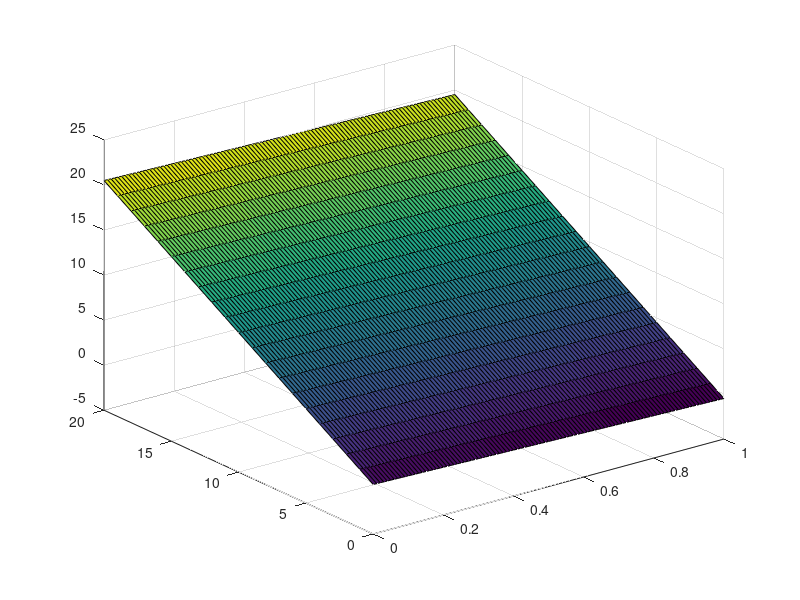

Source code (MATLAB): (Note: this script raises an error after producing the figure.)
%fh = @truth_linear;
%fplot(fh,[0 1])

f = inline('x.*sin(x.*y)','x','y')

f = inline('x.*sin(x.*y)','x','y')

f = inline('y-(x- 0.5)','x','y')

[X,Y] = meshgrid(0:.01:1,0:20);
Z = f(X,Y)
%mesh(X,Y,Z)

surf(X,Y,Z)

y = (repmat(truth,1,n_agents)-x)./(norm((repmat(truth,1,n_agents)-x))./tau);

clear all; close all;
MIN = realmin('single')
syms x 
y= (1/log(x) + 14) / 14% - log(MIN) - 83.5;
h=ezplot(y,[0,1]);
set(h, 'Color', 'r'); 
hold on;
y=abs(x);
h=ezplot(y,[0,1]);
set(h, 'Color', 'r'); 
%hold on;
%ezplot(diff(y,x),[0,1]);


d = 0.1;
v = 0;
d0 = 1;
A = 1;
score = v - A * (1 - exp( -d / d0))